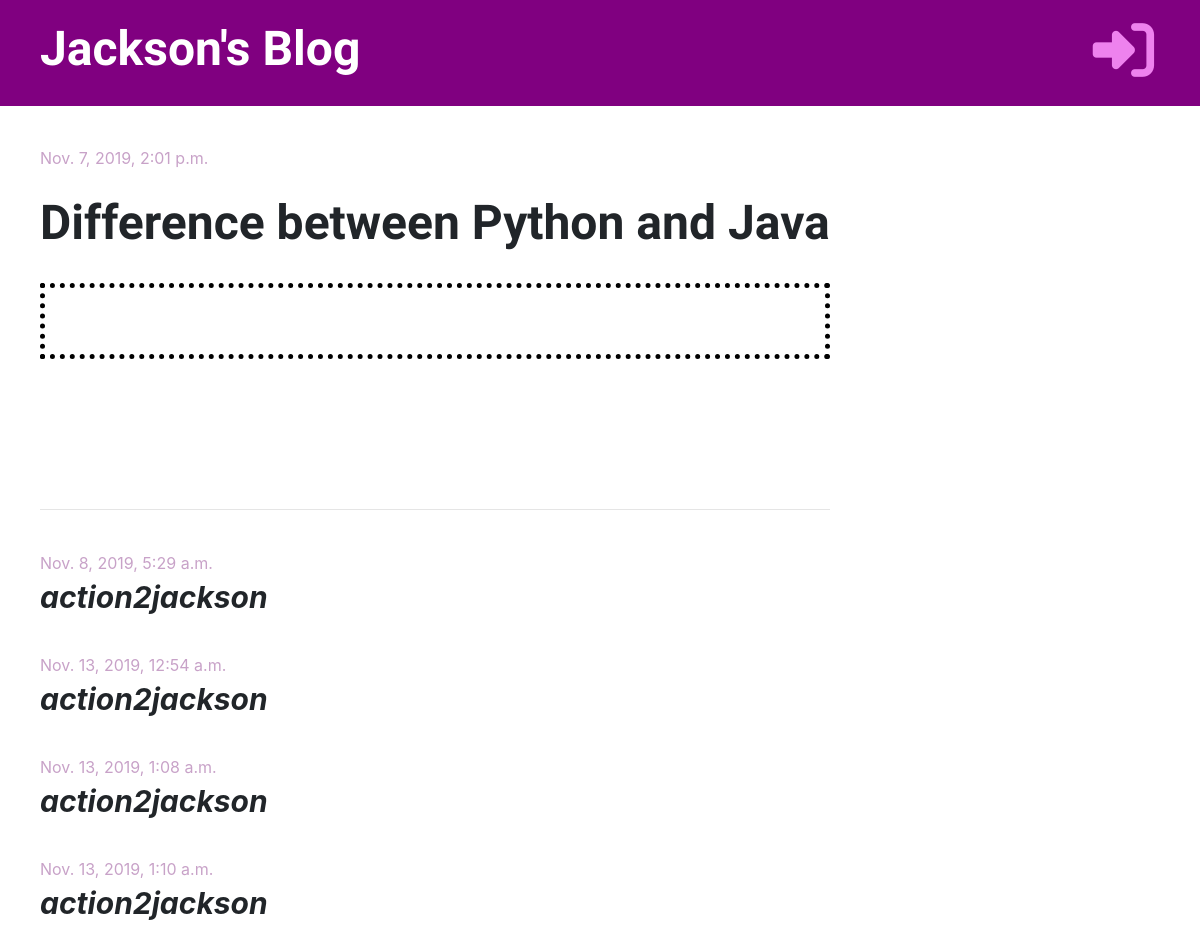
The page /post/10/ on the database its author committed.
### blog/models.py (models this page shows, shortened)
class Post(models.Model):
    author = models.ForeignKey('auth.User', on_delete=models.CASCADE)
    title = models.CharField(max_length=200)
    text = models.TextField()
    created_date = models.DateTimeField(default=timezone.now)
    published_date = models.DateTimeField(blank=True, null=True)

class Comment(models.Model):
    post = models.ForeignKey('blog.Post', on_delete=models.CASCADE, related_name='comments')
    author = models.CharField(max_length=200)
    text = models.TextField()
    created_date = models.DateTimeField(default=timezone.now)
    approved = models.BooleanField(default=False)

### blog/views.py (the view)
# urls.py: path('post/<int:pk>/', views.post_detail, name='post_detail'),
def post_detail(request, pk):
    post = get_object_or_404(Post, pk=pk)
    stuff_for_frontend = {'post': post}
    return render(request, 'blog/post_detail.html', stuff_for_frontend)

### blog/templatetags/markdownify.py (called while the page is built)
@register.filter
def markdown(value):
    renderer = HighlightRenderer()
    markdown = mistune.Markdown(renderer=renderer)
    return markdown(value)

### blog/templates/blog/post_detail.html (shortened to what this page needs)
{% extends 'blog/base.html' %}
{% load markdownify %}
{% block content %}
    <div class="post">
        <div style="padding-top: 15px;">
            {% if post.published_date %}
                <div class="date">
                    {{ post.published_date }}
                </div>
            {% else %}
                <a href="{% url 'post_publish' pk=post.pk %}" ><i class="fas fa-upload fa-3x" style="color: #c8a2c8;"></i></a>
            {% endif %}
        </div>
        <br>
        <h1>{{ post.title }}</h1>
        <br>
        <div style="border: 5px dotted black; padding: 25px;">
        </div>
    </div>
    <hr>
    {% for comment in post.comments.all %}
        {% if user.is_authenticated or comment.approved %}
            <div class="comment">
                <p style="margin: auto; color: #c8a2c8; padding-top: 25px;">{{ comment.created_date }}</p>
                <strong><i style="font-size: 30px;">{{ comment.author }}</i></strong>
            </div>
        {% endif %}
    {% empty %}
        <p>No comments yet...</p>
    {% endfor %}
{% endblock %}

### blog/static/css/blog.css (style rules this page uses)
h1, h2, h3, h4 { font-family: 'Tangerine', 'Inconsolata', 'Droid Sans', serif; font-weight: bold; font-size: 48px; }
.date { padding-top: 25px; color: #c8a2c8; }
.post { margin-bottom: 150px; }

### rows shown on the page
Post: published_date "Nov. 7, 2019, 2:01 p.m.", title "Difference between Python and Java"
Comment: created_date "Nov. 8, 2019, 5:29 a.m.", author "action2jackson"
Comment: created_date "Nov. 13, 2019, 12:54 a.m.", author "action2jackson"
Comment: created_date "Nov. 13, 2019, 1:08 a.m.", author "action2jackson"
Comment: created_date "Nov. 13, 2019, 1:10 a.m.", author "action2jackson"
